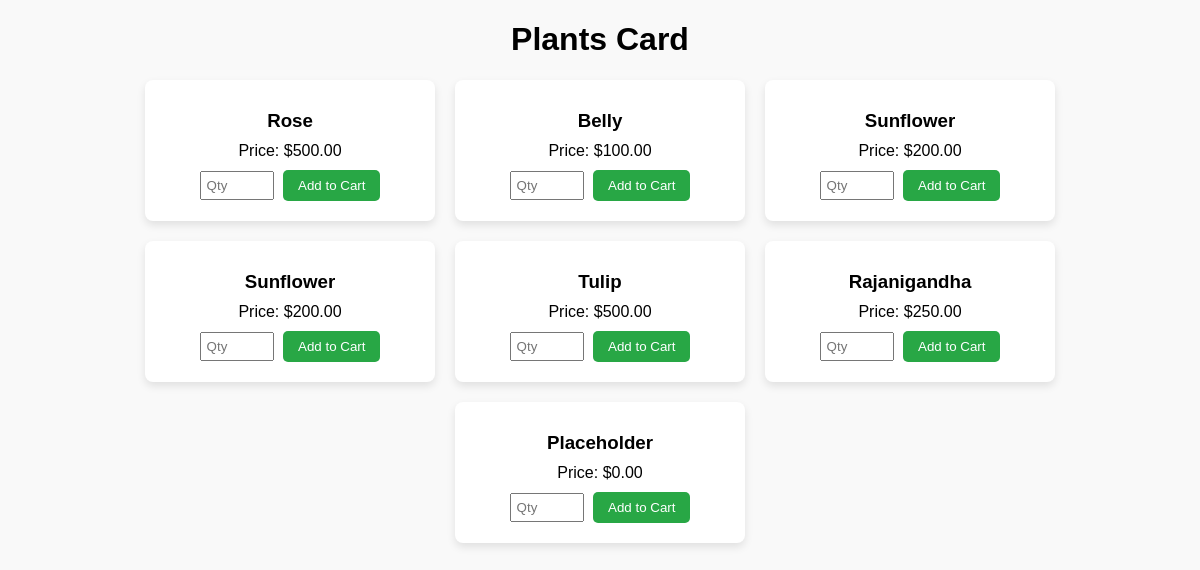
/Views/Buys.php, run on the app's committed database.
### tables this page shows
CREATE TABLE `plants` (
  `id` INT(11) NOT NULL AUTO_INCREMENT PRIMARY KEY,
  `name` VARCHAR(100) NOT NULL,
  `price` DECIMAL(10, 2) NOT NULL,
  `quantity` INT(11) NOT NULL,
  `user_id` INT(11),
  FOREIGN KEY (`user_id`) REFERENCES `form`(`id`) ON DELETE SET NULL
);

### Views/Buys.php (the view, shortened to what this page needs)
<?php
include("db.php");
$plants = mysqli_query($con, "SELECT * FROM plants");
?>
<!DOCTYPE html>
<html>
<head>
</head>
<body>
    <h1>Plants Card</h1>
    <div class="cards">
        <?php while ($plant = mysqli_fetch_assoc($plants)) { ?>
            <div class="card">
                <h3><?php echo htmlspecialchars($plant['name']); ?></h3>
                <p>Price: $<?php echo number_format($plant['price'], 2); ?></p>
                <form action="addToCart.php" method="POST">
                    <input type="number" name="quantity" min="1" placeholder="Qty" required>
                    <input type="submit" value="Add to Cart">
                </form>
            </div>
        <?php } ?>
    </div>
</body>
</html>

### Views/Buys.php (style rules this page uses)
body { font-family: Arial, sans-serif; margin: 20px; background-color: #f9f9f9; }
h1 { text-align: center; }
.cards { display: flex; flex-wrap: wrap; gap: 20px; justify-content: center; }
.card { background: white; border-radius: 8px; box-shadow: 0 4px 8px rgba(0, 0, 0, 0.1); width: 250px; padding: 20px; text-align: center; }
.card h3 { margin: 10px 0; }
.card p { margin: 5px 0; }
.card form { margin-top: 10px; }
.card form input[type="number"] { width: 60px; padding: 5px; margin-right: 5px; }
.card form input[type="submit"] { background: #28a745; color: white; border: none; padding: 8px 15px; border-radius: 5px; cursor: pointer; }

### data on the page
plants: name "Rose", price "500.00"
plants: name "Belly", price "100.00"
plants: name "Sunflower", price "200.00"
plants: name "Sunflower", price "200.00"
plants: name "Tulip", price "500.00"
plants: name "Rajanigandha", price "250.00"
plants: name "Placeholder", price "0.00"
